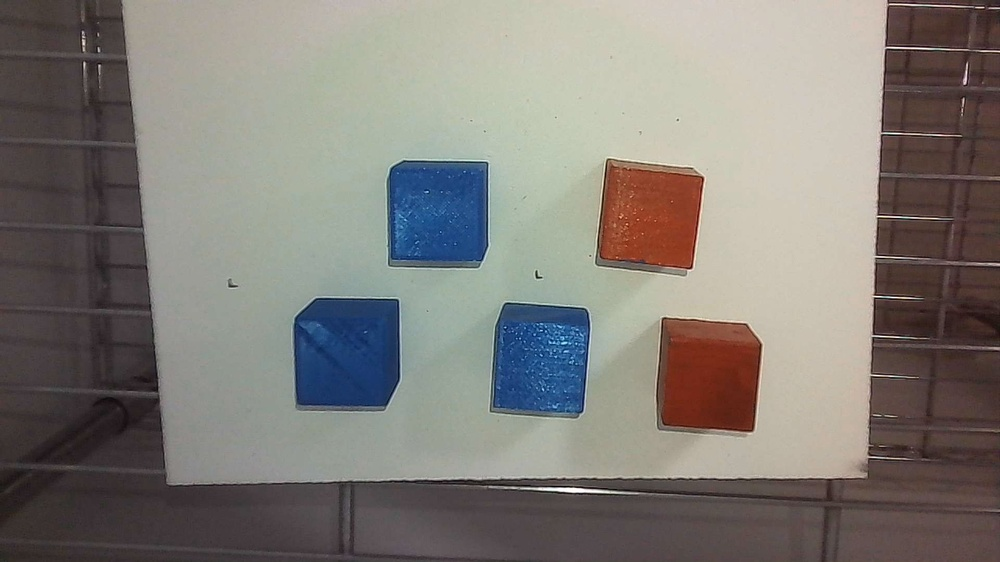
#> input picture foto_bien.jpg, 1000 x 562 px, shrunk from 1920 x 1080 before the run, given in place of the camera
$ python filtro_toon.py   (older library calls are emulated)
#> lines starting #> are read from the running program, lines starting #| are printed output that depends on the picture
#> further down, frame is the input picture: shape (562, 1000, 3); mean B, G, R 119.4, 124.9, 129.3
import cv2
import numpy as np

def apply_cartoon_effect(image):

    # Convertimos la imagen a escala de grises
    gray = cv2.cvtColor(image, cv2.COLOR_BGR2GRAY)
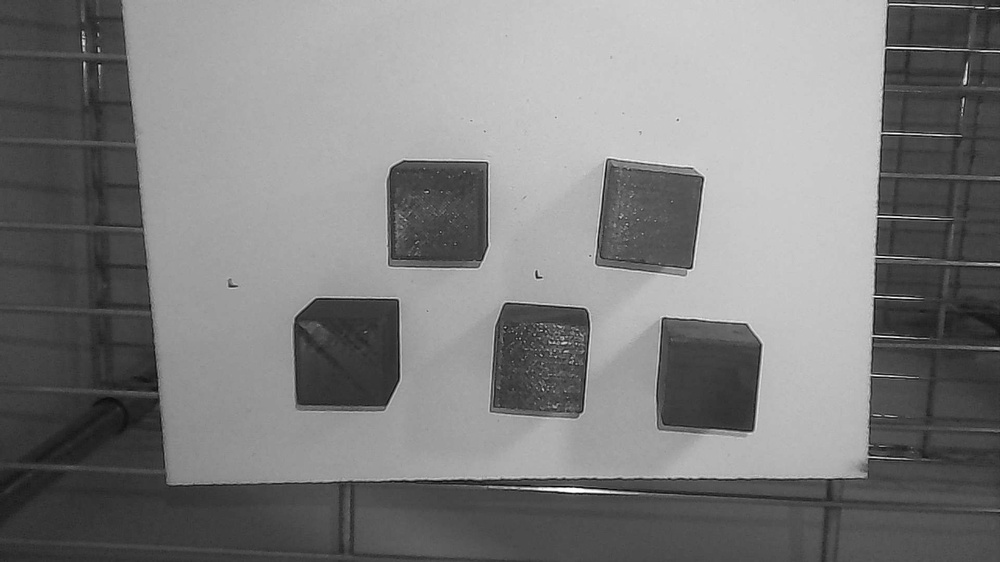
#> gray: shape (562, 1000); min 1, max 255, mean 125.6

    # Aplicamos un desenfoque para reducir el ruido
    gray_blur = cv2.medianBlur(gray,5)

    # Detectamos bordes utilizando un filtro de Laplaciano
    edges = cv2.Laplacian(gray_blur, cv2.CV_8U, ksize = 5)
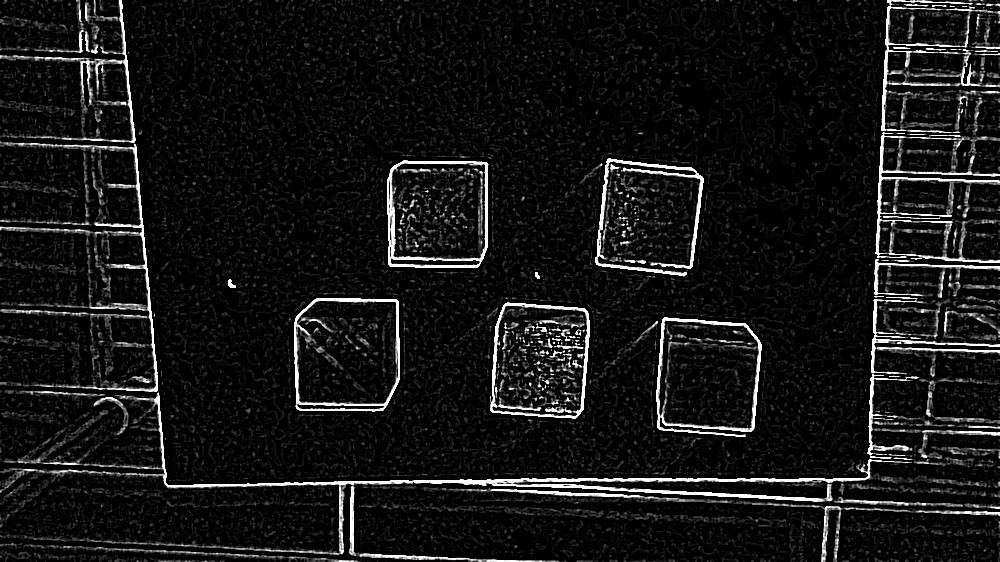
#> edges: shape (562, 1000); min 0, max 255, mean 21.1

    # Invertimos los bordes detectados
    edges_inv = cv2.bitwise_not(edges)
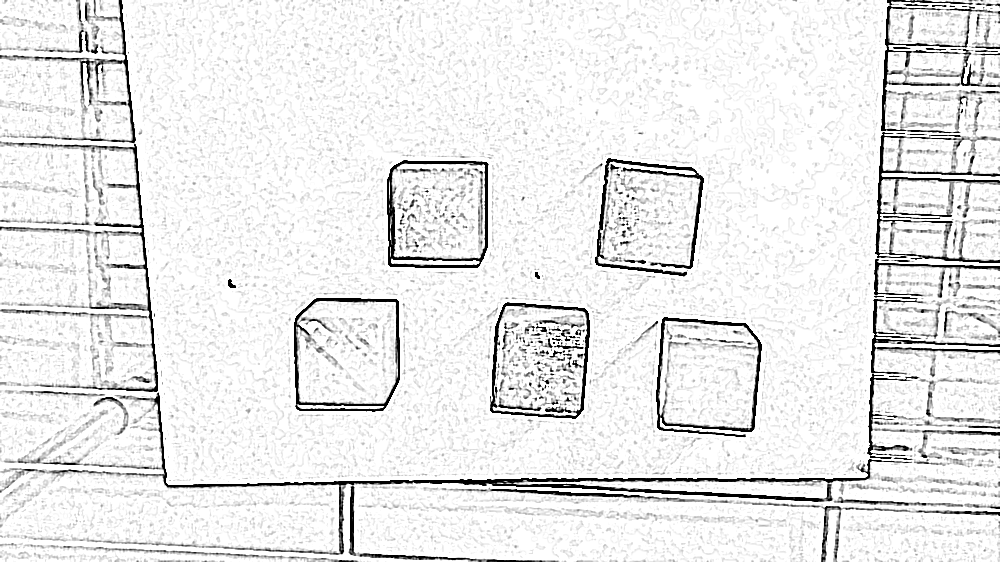
#> edges_inv: shape (562, 1000); min 0, max 255, mean 233.9

    # Umbralizamos para crear una máscara binaria
    _, mask = cv2.threshold(edges_inv, 90, 250, cv2.THRESH_BINARY)
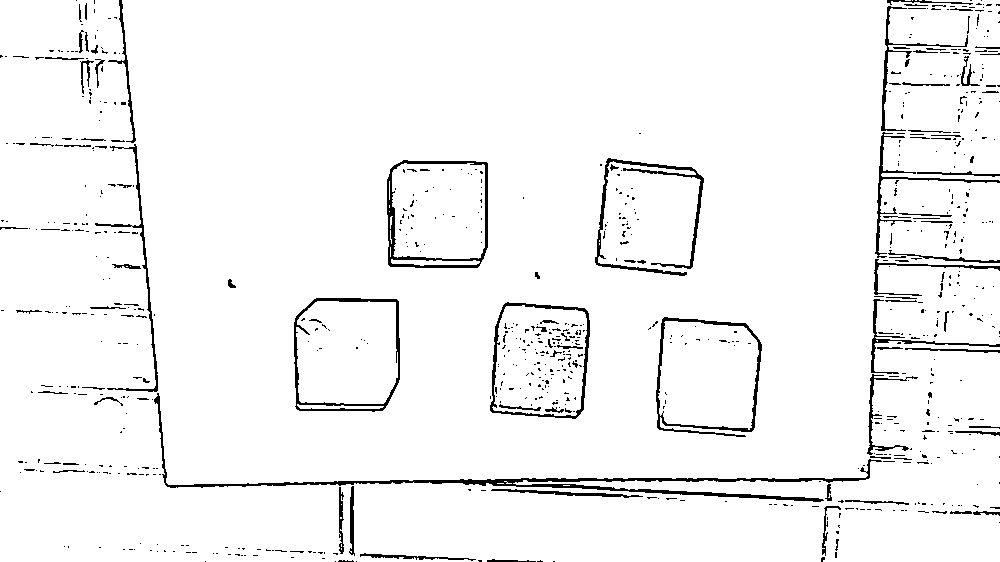
#> mask: shape (562, 1000); values 0 (black) and 250 (white), 95.9% white; black in thin lines or dots
#> (the run stopped early here; a loop or call above may not have finished)
